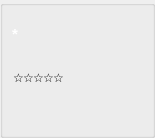
       <widget class="QGroupBox" name="groupBox6">
        <property name="minimumSize">
         <size>
          <width>155</width>
          <height>138</height>
         </size>
        </property>
        <property name="maximumSize">
         <size>
          <width>155</width>
          <height>138</height>
         </size>
        </property>
        <property name="title">
         <string/>
        </property>
        <widget class="MyAvatarLabel" name="label_Avatar6">
         <property name="geometry">
          <rect>
           <x>12</x>
           <y>25</y>
           <width>50</width>
           <height>50</height>
          </rect>
         </property>
         <property name="minimumSize">
          <size>
           <width>50</width>
           <height>50</height>
          </size>
         </property>
         <property name="maximumSize">
          <size>
           <width>50</width>
           <height>50</height>
          </size>
         </property>
         <property name="scaledContents">
          <bool>true</bool>
         </property>
        </widget>
        <widget class="MyNameLabel" name="label_PlayerName6">
         <property name="geometry">
          <rect>
           <x>11</x>
           <y>8</y>
           <width>136</width>
           <height>15</height>
          </rect>
         </property>
         <property name="minimumSize">
          <size>
           <width>136</width>
           <height>15</height>
          </size>
         </property>
         <property name="maximumSize">
          <size>
           <width>136</width>
           <height>15</height>
          </size>
         </property>
         <property name="alignment">
          <set>Qt::AlignLeading|Qt::AlignLeft|Qt::AlignTop</set>
         </property>
         <property name="openExternalLinks">
          <bool>true</bool>
         </property>
        </widget>
        <widget class="MySetLabel" name="textLabel_Set6">
         <property name="geometry">
          <rect>
           <x>57</x>
           <y>122</y>
           <width>100</width>
           <height>15</height>
          </rect>
         </property>
         <property name="minimumSize">
          <size>
           <width>100</width>
           <height>15</height>
          </size>
         </property>
         <property name="maximumSize">
          <size>
           <width>100</width>
           <height>15</height>
          </size>
         </property>
         <property name="alignment">
          <set>Qt::AlignCenter</set>
         </property>
        </widget>
        <widget class="MyCashLabel" name="textLabel_Cash6">
         <property name="geometry">
          <rect>
           <x>54</x>
           <y>22</y>
           <width>90</width>
           <height>15</height>
          </rect>
         </property>
         <property name="minimumSize">
          <size>
           <width>90</width>
           <height>15</height>
          </size>
         </property>
         <property name="maximumSize">
          <size>
           <width>90</width>
           <height>15</height>
          </size>
         </property>
         <property name="alignment">
          <set>Qt::AlignRight|Qt::AlignTrailing|Qt::AlignVCenter</set>
         </property>
        </widget>
        <widget class="QLabel" name="textLabel_Button6">
         <property name="geometry">
          <rect>
           <x>23</x>
           <y>108</y>
           <width>28</width>
           <height>28</height>
          </rect>
         </property>
         <property name="minimumSize">
          <size>
           <width>28</width>
           <height>28</height>
          </size>
         </property>
         <property name="maximumSize">
          <size>
           <width>28</width>
           <height>28</height>
          </size>
         </property>
         <property name="text">
          <string/>
         </property>
         <property name="scaledContents">
          <bool>true</bool>
         </property>
        </widget>
        <widget class="MyCardsPixmapLabel" name="pixmapLabel_card6a">
         <property name="geometry">
          <rect>
           <x>71</x>
           <y>37</y>
           <width>48</width>
           <height>76</height>
          </rect>
         </property>
         <property name="minimumSize">
          <size>
           <width>48</width>
           <height>76</height>
          </size>
         </property>
         <property name="maximumSize">
          <size>
           <width>48</width>
           <height>76</height>
          </size>
         </property>
         <property name="scaledContents">
          <bool>true</bool>
         </property>
        </widget>
        <widget class="MyCardsPixmapLabel" name="pixmapLabel_card6b">
         <property name="geometry">
          <rect>
           <x>95</x>
           <y>37</y>
           <width>48</width>
           <height>76</height>
          </rect>
         </property>
         <property name="minimumSize">
          <size>
           <width>48</width>
           <height>76</height>
          </size>
         </property>
         <property name="maximumSize">
          <size>
           <width>48</width>
           <height>76</height>
          </size>
         </property>
         <property name="scaledContents">
          <bool>true</bool>
         </property>
        </widget>
        <widget class="MyStatusLabel" name="textLabel_Status6">
         <property name="geometry">
          <rect>
           <x>-10</x>
           <y>73</y>
           <width>100</width>
           <height>40</height>
          </rect>
         </property>
         <property name="minimumSize">
          <size>
           <width>100</width>
           <height>40</height>
          </size>
         </property>
         <property name="maximumSize">
          <size>
           <width>100</width>
           <height>40</height>
          </size>
         </property>
         <property name="text">
          <string/>
         </property>
         <property name="alignment">
          <set>Qt::AlignCenter</set>
         </property>
        </widget>
        <widget class="MyTimeoutLabel" name="label_Timeout6">
         <property name="geometry">
          <rect>
           <x>11</x>
           <y>77</y>
           <width>50</width>
           <height>7</height>
          </rect>
         </property>
         <property name="minimumSize">
          <size>
           <width>50</width>
           <height>7</height>
          </size>
         </property>
         <property name="maximumSize">
          <size>
           <width>50</width>
           <height>7</height>
          </size>
         </property>
         <property name="text">
          <string/>
         </property>
        </widget>
        <widget class="QLabel" name="label_playerTip6">
         <property name="geometry">
          <rect>
           <x>12</x>
           <y>25</y>
           <width>16</width>
           <height>17</height>
          </rect>
         </property>
         <property name="text">
          <string notr="true">&lt;!DOCTYPE HTML PUBLIC &quot;-//W3C//DTD HTML 4.0//EN&quot; &quot;http://www.w3.org/TR/REC-html40/strict.dtd&quot;&gt;
&lt;html&gt;&lt;head&gt;&lt;meta name=&quot;qrichtext&quot; content=&quot;1&quot; /&gt;&lt;style type=&quot;text/css&quot;&gt;
p, li { white-space: pre-wrap; }
&lt;/style&gt;&lt;/head&gt;&lt;body style=&quot; font-family:'Ubuntu'; font-size:11pt; font-weight:400; font-style:normal;&quot;&gt;
&lt;p style=&quot; margin-top:0px; margin-bottom:0px; margin-left:0px; margin-right:0px; -qt-block-indent:0; text-indent:0px;&quot;&gt;&lt;span style=&quot; font-weight:600; color:#ffffff;&quot;&gt;*&lt;/span&gt;&lt;/p&gt;&lt;/body&gt;&lt;/html&gt;</string>
         </property>
        </widget>
        <widget class="QLabel" name="label_Star36">
         <property name="geometry">
          <rect>
           <x>33</x>
           <y>70</y>
           <width>12</width>
           <height>12</height>
          </rect>
         </property>
         <property name="text">
          <string notr="true">&lt;a&gt;&amp;#9734;&lt;/a&gt;</string>
         </property>
        </widget>
        <widget class="QLabel" name="label_Star26">
         <property name="geometry">
          <rect>
           <x>23</x>
           <y>70</y>
           <width>12</width>
           <height>12</height>
          </rect>
         </property>
         <property name="text">
          <string notr="true">&lt;a&gt;&amp;#9734;&lt;/a&gt;</string>
         </property>
        </widget>
        <widget class="QLabel" name="label_Star56">
         <property name="geometry">
          <rect>
           <x>53</x>
           <y>70</y>
           <width>12</width>
           <height>12</height>
          </rect>
         </property>
         <property name="text">
          <string notr="true">&lt;a&gt;&amp;#9734;&lt;/a&gt;</string>
         </property>
        </widget>
        <widget class="QLabel" name="label_Star46">
         <property name="geometry">
          <rect>
           <x>43</x>
           <y>70</y>
           <width>12</width>
           <height>12</height>
          </rect>
         </property>
         <property name="text">
          <string notr="true">&lt;a&gt;&amp;#9734;&lt;/a&gt;</string>
         </property>
        </widget>
        <widget class="QLabel" name="label_Star16">
         <property name="geometry">
          <rect>
           <x>13</x>
           <y>70</y>
           <width>12</width>
           <height>12</height>
          </rect>
         </property>
         <property name="text">
          <string notr="true">&lt;a&gt;&amp;#9734;&lt;/a&gt;</string>
         </property>
        </widget>
       </widget>
